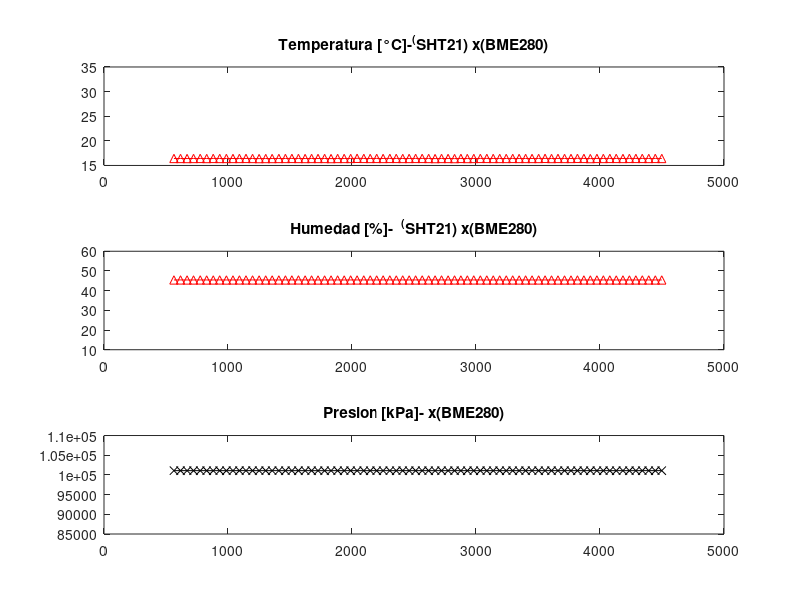
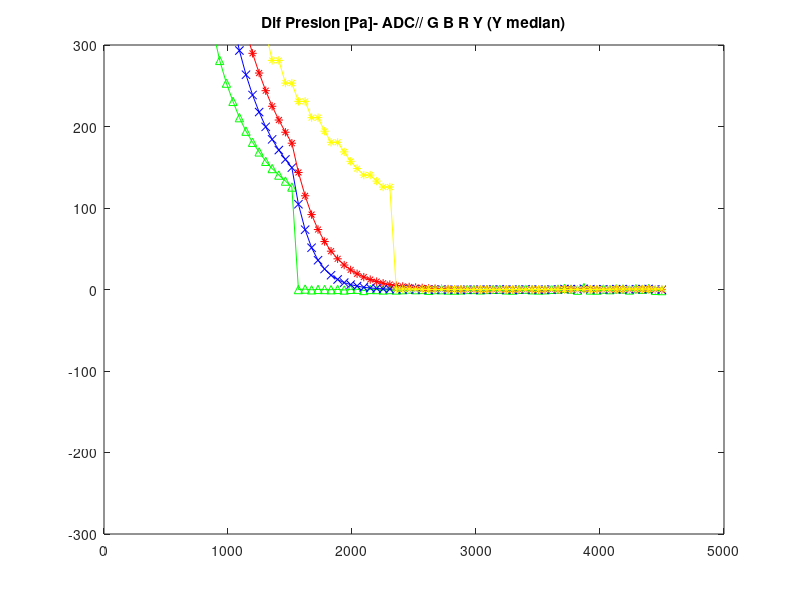
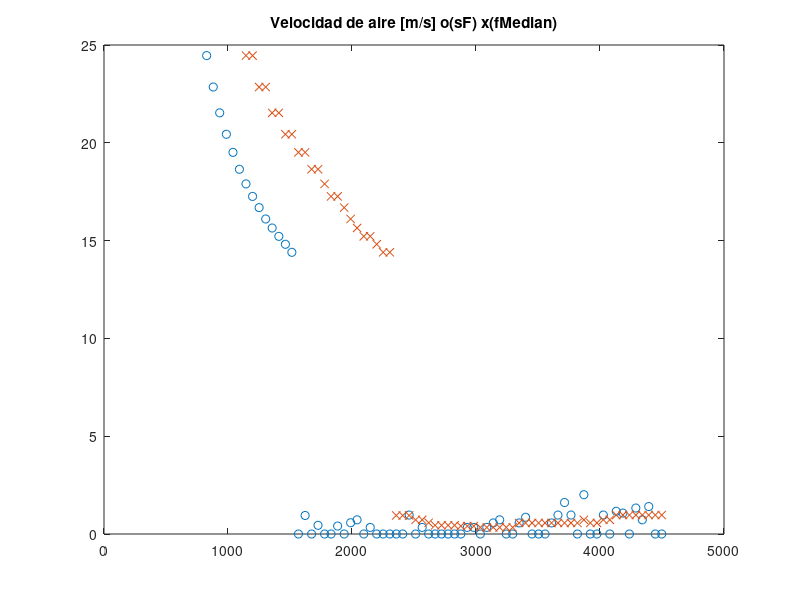
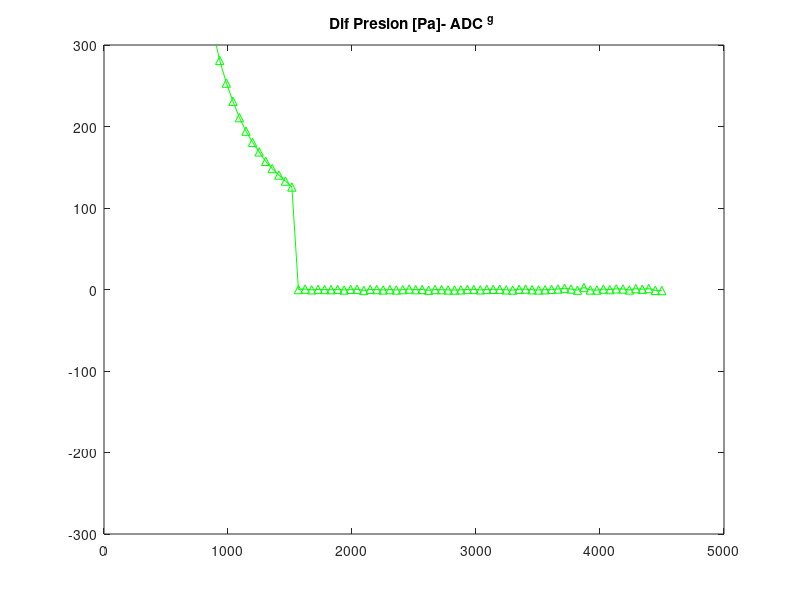

Write MATLAB code to recreate these figures, in order.
function cargar_220321
%%para leer despues los valores
%[A]=importdata('Temp1.dat'); %%SHT31
%[B]=importdata('Humi1.dat'); %%SHT31

[C]=importdata('Temp1.dat'); %%SHT21
[D]=importdata('Humi1.dat'); %%SHT21

%[E]=importdata('Temp2.dat'); %%BME280
%[F]=importdata('Humi2.dat'); %%BME280
[G]=importdata('Pres2.dat'); %%BME280

%%%%%%% Presion diferencial %%%%%%

[H1]=importdata('VolADC.dat'); %%ADC Voltaje
[I1]=importdata('DifP1.dat'); %%ADC Diferencia de presion

[IIa1ADC]=importdata('DifPcFAv1ADC.dat'); %%ADC DdP fA1
[IIIb1ADC]=importdata('DifPcFBv1ADC.dat'); %%ADC DdP fB1
[IIIIb1ADC]=importdata('DifPcFMv1ADC.dat'); %%ADC DdP fM


%%Velocidad
[JJJADC]=importdata('VelADC.dat'); %% ADC v sFiltro
[JJJADCb2]=importdata('VelADCb2.dat'); %%V ADC v fB2

[T]=importdata('Tiempo.dat'); %%vector de tiempo
[PWM]=importdata('PWM.dat'); %%vector de tiempo
[Den]=importdata('Den.dat'); %%vector de tiempo
[M]=importdata('Valoresmuestras.dat'); %%valor de muestras

[ALL]=[C,D,G,H1,I1,IIa1ADC,IIIb1ADC,IIIIb1ADC,JJJADC,JJJADCb2,T,PWM,Den,M];

csvwrite('Prueba2304_1.csv',ALL);


    figure(1)
    subplot(311)
    plot(T,C,'r-^');%,E,'k-x');
    %%plot(T,E,'k-x');
    ylim([15 35]);
    title('Temperatura [°C]-^(SHT21) x(BME280)');
    
    subplot(312)
    plot(T,D,'r-^');%,F,'k-x');
    %%plot(T,F,'k-x');
    ylim([10 60]);
    title('Humedad [%]-  ^(SHT21) x(BME280)');

    subplot(313)
    plot(T,G,'k-x');
    ylim([85000 110000]);
    title('Presion [kPa]- x(BME280)');


    figure (3)
    
    plot(T,I1,'^-g',T,IIa1ADC,'b-x',T,IIIb1ADC,'r-*',T,IIIIb1ADC,'y-*');%,T,IIa2ADC,'k-x');%,T,IIa3ADC,'r-x'); 
    ylim([-300 300]);
    title('Dif Presion [Pa]- ADC// G B R Y (Y median)');

    

    figure(4)
    plot(T,JJJADC,'o',T,JJJADCb2,'x');
    ylim([0 25]);
    title('Velocidad de aire [m/s] o(sF) x(fMedian)');

    figure(5)
    plot(T,I1,'^-g');
     ylim([-300 300]);
    title('Dif Presion [Pa]- ADC ^g ');
    
    figure(6)
    plot(T,PWM,'^-k');
     ylim([0 1025]);
    title('PWM - T*');
    
    figure(7)
    plot(T,Den,'^-b');
     ylim([0 2]);
    title('Densidad del Aire - T (ms)*');


end